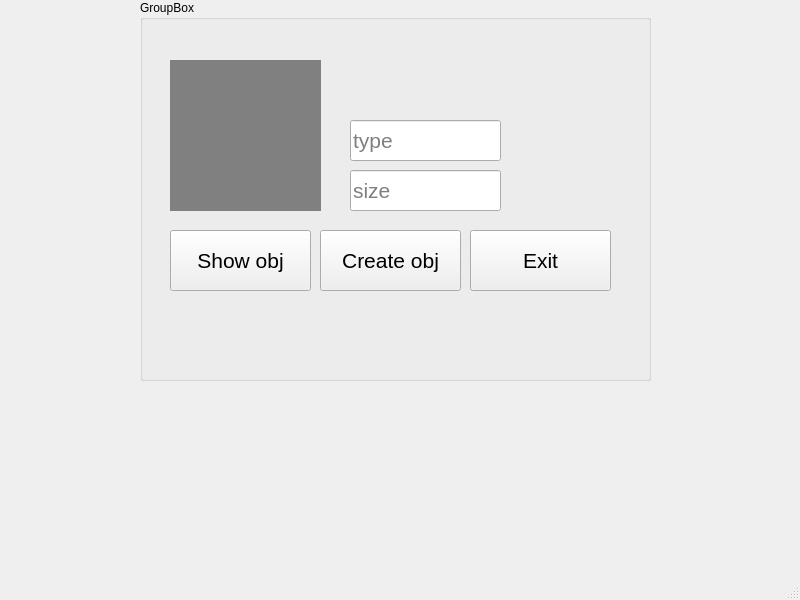
<?xml version="1.0" encoding="UTF-8"?>
<ui version="4.0">
 <class>MainWindow</class>
 <widget class="QMainWindow" name="MainWindow">
  <property name="geometry">
   <rect>
    <x>0</x>
    <y>0</y>
    <width>800</width>
    <height>600</height>
   </rect>
  </property>
  <property name="windowTitle">
   <string>MainWindow</string>
  </property>
  <widget class="QWidget" name="centralwidget">
   <widget class="QGroupBox" name="groupBox">
    <property name="geometry">
     <rect>
      <x>140</x>
      <y>0</y>
      <width>511</width>
      <height>381</height>
     </rect>
    </property>
    <property name="title">
     <string>GroupBox</string>
    </property>
    <widget class="QPushButton" name="pbExit">
     <property name="geometry">
      <rect>
       <x>330</x>
       <y>230</y>
       <width>141</width>
       <height>61</height>
      </rect>
     </property>
     <property name="font">
      <font>
       <pointsize>16</pointsize>
      </font>
     </property>
     <property name="text">
      <string>Exit</string>
     </property>
    </widget>
    <widget class="QLabel" name="label">
     <property name="geometry">
      <rect>
       <x>30</x>
       <y>60</y>
       <width>151</width>
       <height>151</height>
      </rect>
     </property>
     <property name="font">
      <font>
       <pointsize>16</pointsize>
      </font>
     </property>
     <property name="styleSheet">
      <string notr="true">background: grey;</string>
     </property>
     <property name="text">
      <string/>
     </property>
    </widget>
    <widget class="QPushButton" name="pbShow">
     <property name="geometry">
      <rect>
       <x>30</x>
       <y>230</y>
       <width>141</width>
       <height>61</height>
      </rect>
     </property>
     <property name="font">
      <font>
       <pointsize>16</pointsize>
      </font>
     </property>
     <property name="text">
      <string>Show obj</string>
     </property>
    </widget>
    <widget class="QPushButton" name="createObj">
     <property name="geometry">
      <rect>
       <x>180</x>
       <y>230</y>
       <width>141</width>
       <height>61</height>
      </rect>
     </property>
     <property name="font">
      <font>
       <pointsize>16</pointsize>
      </font>
     </property>
     <property name="text">
      <string>Create obj</string>
     </property>
    </widget>
    <widget class="QLineEdit" name="le_1">
     <property name="geometry">
      <rect>
       <x>210</x>
       <y>120</y>
       <width>151</width>
       <height>41</height>
      </rect>
     </property>
     <property name="font">
      <font>
       <pointsize>16</pointsize>
      </font>
     </property>
     <property name="placeholderText">
      <string>type</string>
     </property>
    </widget>
    <widget class="QLineEdit" name="le_2">
     <property name="geometry">
      <rect>
       <x>210</x>
       <y>170</y>
       <width>151</width>
       <height>41</height>
      </rect>
     </property>
     <property name="font">
      <font>
       <pointsize>16</pointsize>
      </font>
     </property>
     <property name="text">
      <string/>
     </property>
     <property name="placeholderText">
      <string>size</string>
     </property>
    </widget>
   </widget>
  </widget>
  <widget class="QMenuBar" name="menubar">
   <property name="geometry">
    <rect>
     <x>0</x>
     <y>0</y>
     <width>800</width>
     <height>21</height>
    </rect>
   </property>
  </widget>
  <widget class="QStatusBar" name="statusbar"/>
 </widget>
 <resources/>
 <connections/>
</ui>
